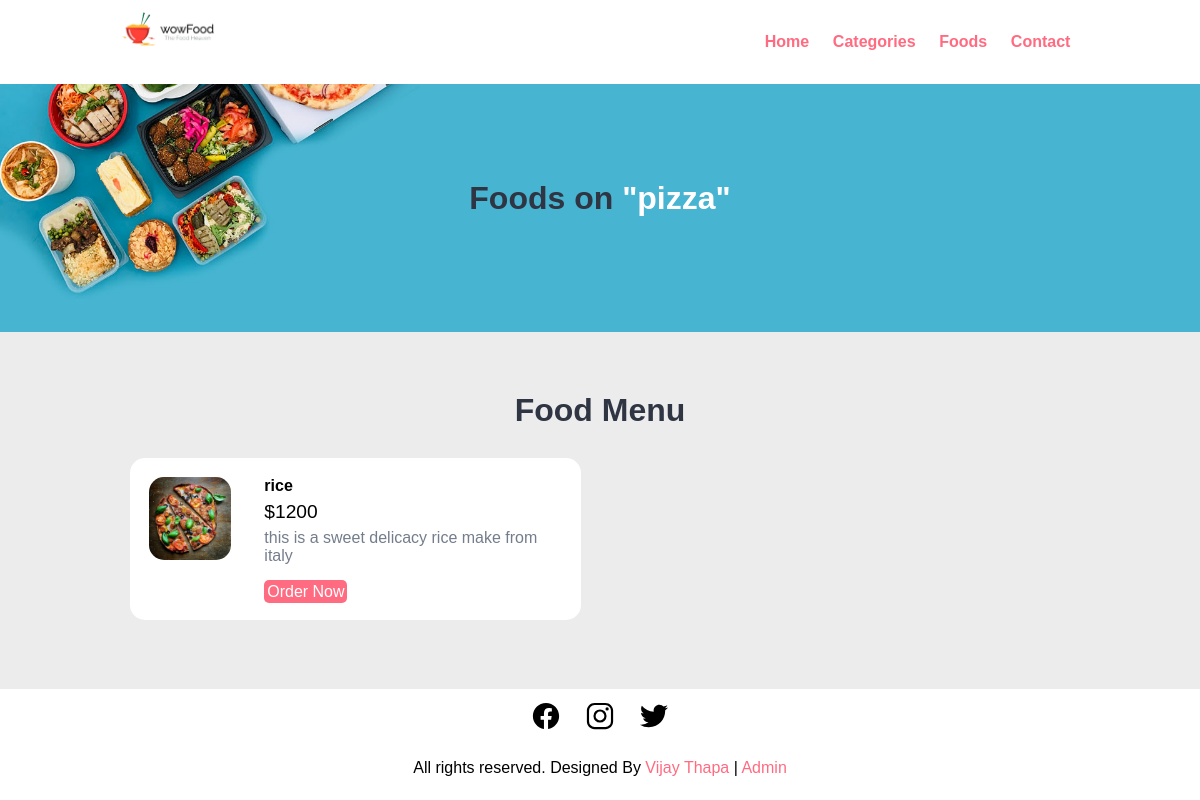
Screenshot of /category-foods.php?category_id=1715607113 with the database file from the repository.
### tables this page shows
CREATE TABLE `categories` (
  `id` int(11) NOT NULL,
  `unique_id` int(11) NOT NULL,
  `title` varchar(255) NOT NULL,
  `image_name` varchar(255) NOT NULL,
  `featured` varchar(10) NOT NULL,
  `active` varchar(10) NOT NULL
);

CREATE TABLE `food` (
  `id` int(11) NOT NULL,
  `unique_id` int(11) NOT NULL,
  `title` varchar(255) NOT NULL,
  `price` double NOT NULL,
  `description` varchar(255) NOT NULL,
  `image_name` varchar(255) NOT NULL,
  `category_id` int(11) NOT NULL,
  `featured` varchar(10) NOT NULL,
  `active` varchar(10) NOT NULL
);

### category-foods.php (the view, shortened to what this page needs)
<?php include "partials/header.php" ?>
    <section class="food-search text-center">
        <div class="container">
            <?php
                if(isset($_GET['category_id'])){
                    $category_id = $_GET['category_id'];
                    $sql = mysqli_query($conn, "SELECT * FROM categories WHERE unique_id = $category_id");
                    $category = mysqli_fetch_assoc($sql);
                }
            ?>
            <h2>Foods on <a href="#" class="text-white">"<?php echo $category['title'] ?>"</a></h2>
        </div>
    </section>
    <section class="food-menu">
        <div class="container">
            <h2 class="text-center">Food Menu</h2>
            <?php
                if(isset($_GET['category_id'])){
                    $category_id = $_GET['category_id'];
                $sql = mysqli_query($conn, "SELECT * FROM food WHERE category_id = $category_id");
                if(mysqli_num_rows($sql) > 0){
                    while($row=mysqli_fetch_assoc($sql)){
                        ?>
                    <div class="food-menu-box">
                        <div class="food-menu-img">
                            <img src="images/menu-pizza.jpg" alt="Chicke Hawain Pizza" class="img-responsive img-curve">
                        </div>
                        <div class="food-menu-desc">
                            <h4><?php echo $row['title'] ?></h4>
                            <p class="food-price">$<?php echo $row['price'] ?></p>
                            <p class="food-detail">
                            <?php echo $row['description'] ?>
                            </p>
                            <br>
                            <a href="order.php" class="btn btn-primary">Order Now</a>
                        </div>
                    </div>
                    <?php
                    }
                }else{
                    echo "<h2> No Food Found </h2>";
                }
            }else{
                header('Location: index.php');
            }
            ?>
        </div>
    </section>
<?php  include_once "partials/footer.php" ?>

### css/style.css (style rules this page uses)
* { margin: 0 0; padding: 0 0; font-family: Arial, Helvetica, sans-serif; }
.container { width: 80%; margin: 0 auto; padding: 1%; }
.img-responsive { width: 100%; }
.img-curve { border-radius: 15px; }
.text-center { text-align: center; }
.text-white { color: white; }
a { color: #ff6b81; text-decoration: none; }
.btn { padding: 1%; border: none; font-size: 1rem; border-radius: 5px; }
.btn-primary { background-color: #ff6b81; color: white; cursor: pointer; }
h2 { color: #2f3542; font-size: 2rem; margin-bottom: 2%; }
.food-search { background-image: url(../images/bg.jpg); background-size: cover; background-repeat: no-repeat; background-position: center; padding: 7% 0; }
.food-menu { background-color: #ececec; padding: 4% 0; }
.food-menu-box { width: 43%; margin: 1%; padding: 2%; float: left; background-color: white; border-radius: 15px; }
.food-menu-img { width: 20%; float: left; }
.food-menu-desc { width: 70%; float: left; margin-left: 8%; }
.food-price { font-size: 1.2rem; margin: 2% 0; }
.food-detail { font-size: 1rem; color: #747d8c; }

### rows the page displays
categories: title "pizza"
food: title "rice", price "1200", description "this is a sweet delicacy rice make from italy"
